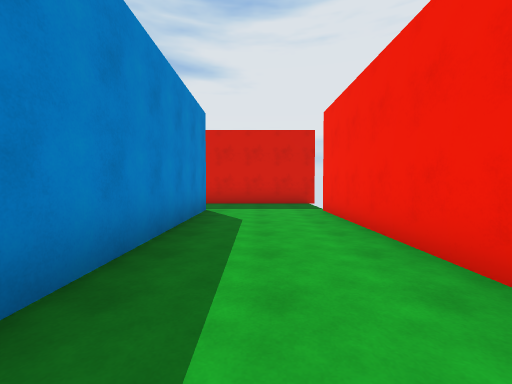
view 1 (above)

24 first-person views from a walk through a 3-D level made in the Unity game engine. The camera is 1.4 m above the floor, tilts 2° down and sees 90° across. The floor is counted in squares, 2 m on a side. Each view is taken from the middle of a square. On the plan, view 1 faces up. The plan holds only what a view shows up to about 9 squares ahead; the rest is blank. The place goes on beyond the plan. The player character is not drawn. Surface patterns are stand-ins for the level's own textures.

view 2
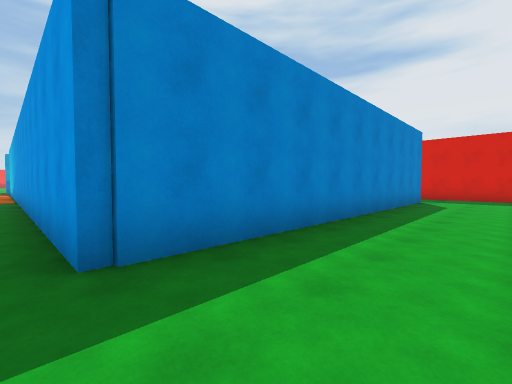

view 3
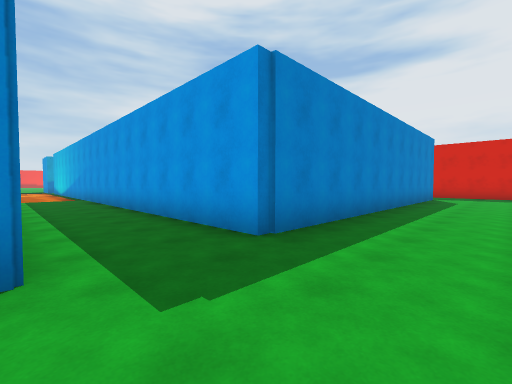

view 4
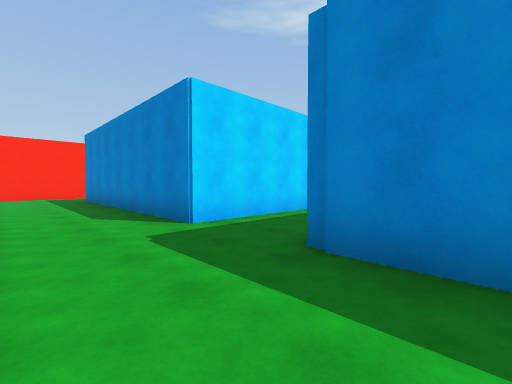

view 5
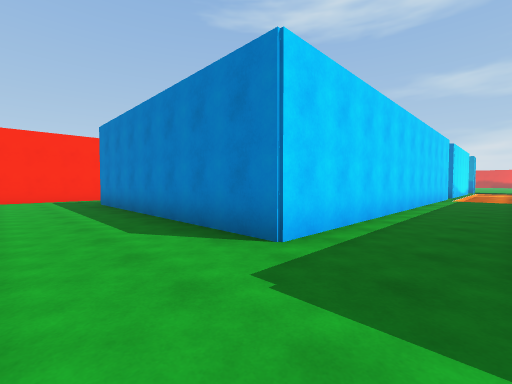

view 6
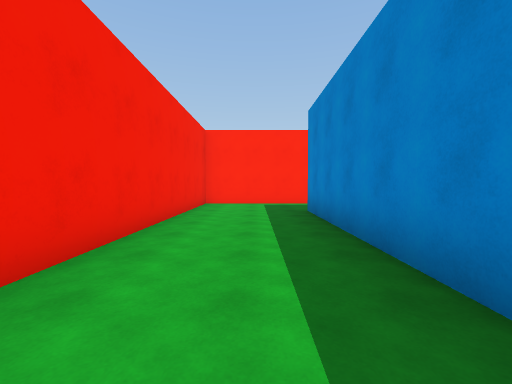

view 7
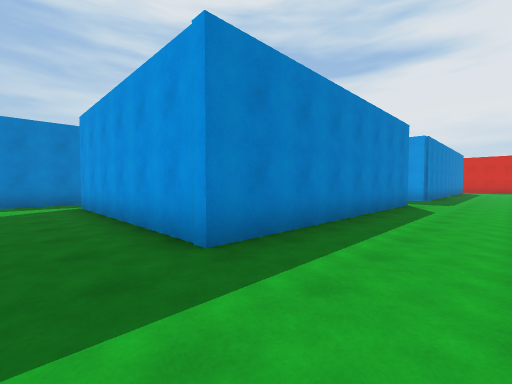

view 8
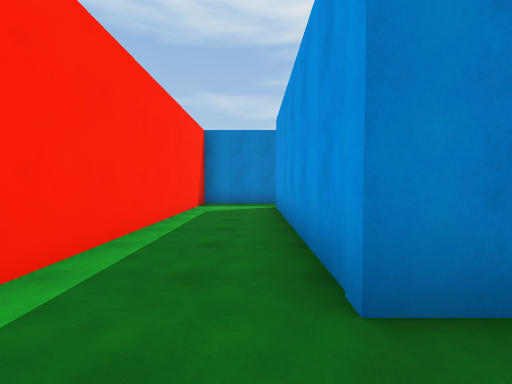

view 9
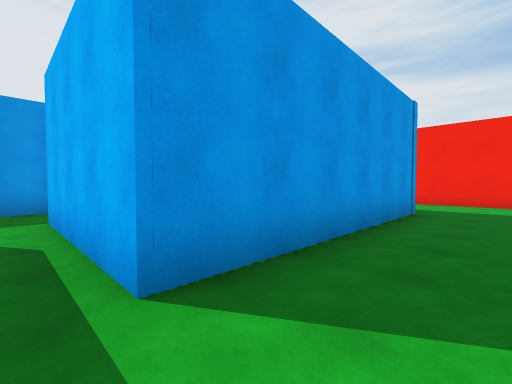

view 10
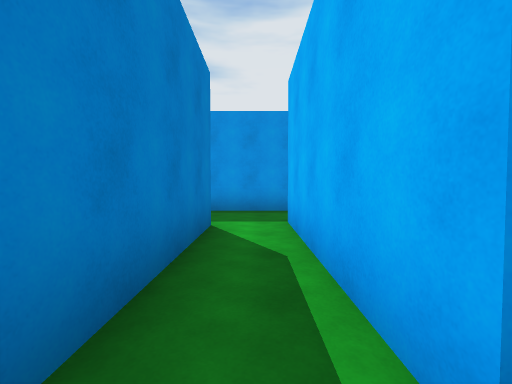

view 11
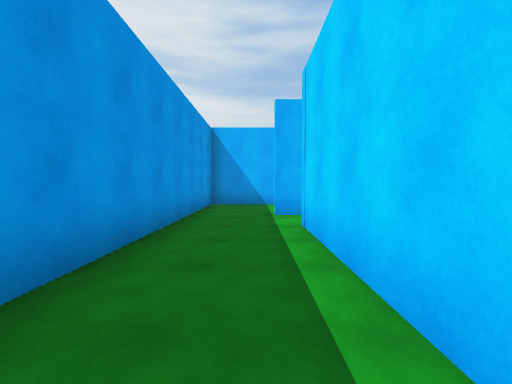

view 12
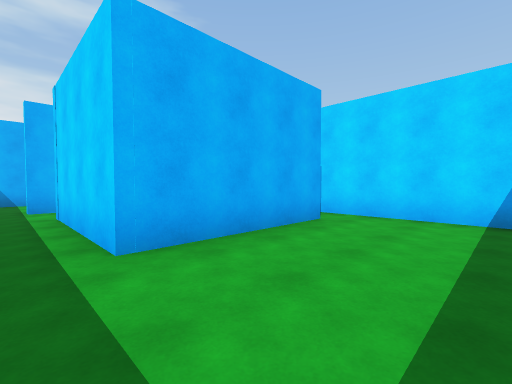

view 13
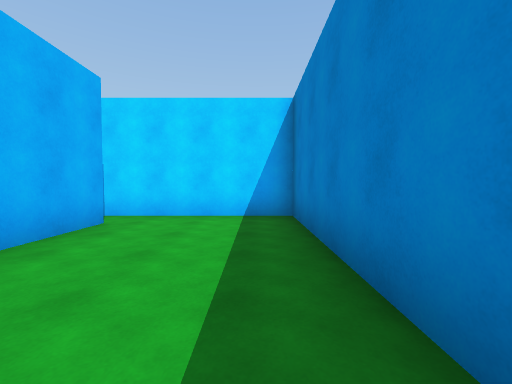

view 14
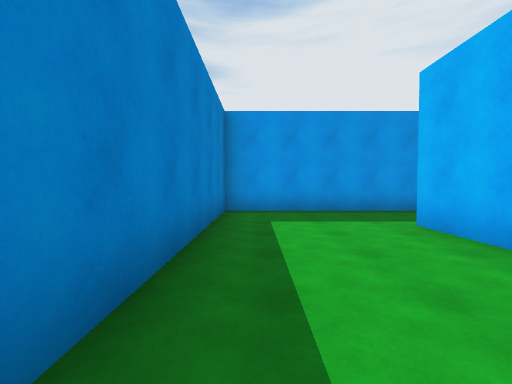

view 15
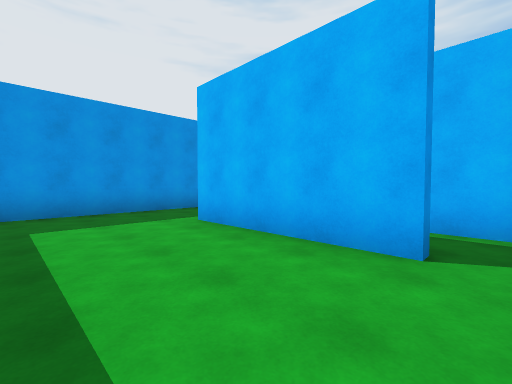

view 16
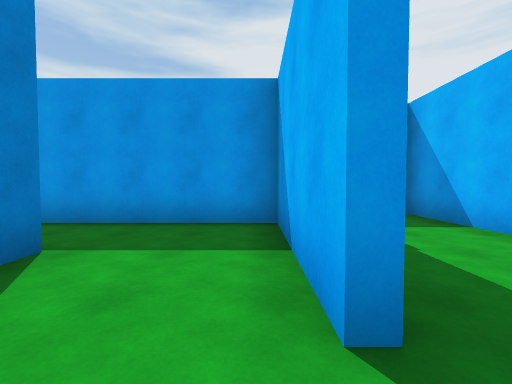

view 17
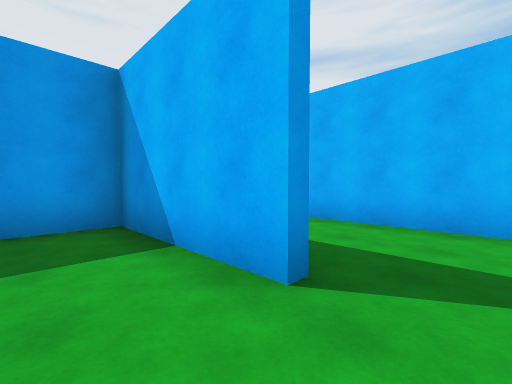

view 18
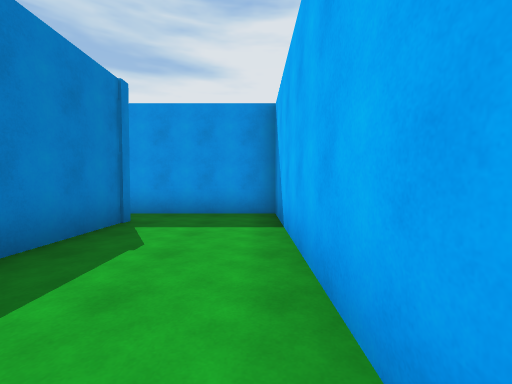

view 19
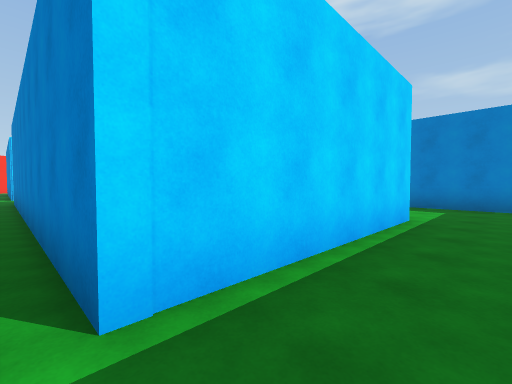

view 20
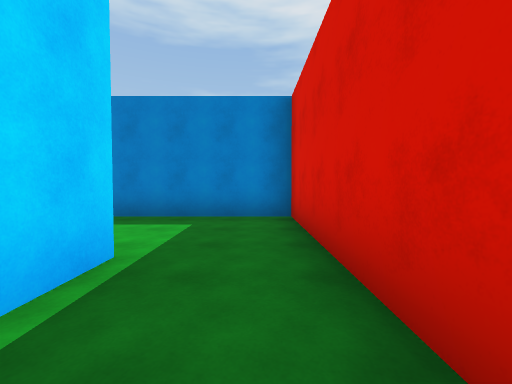

view 21
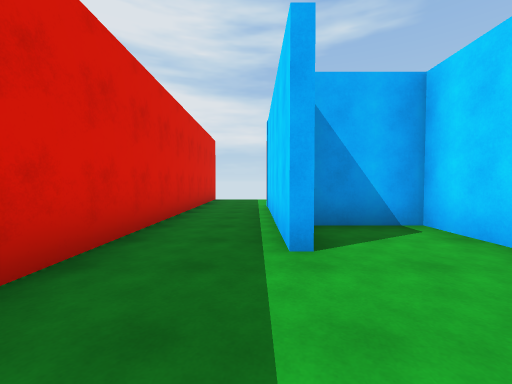

view 22
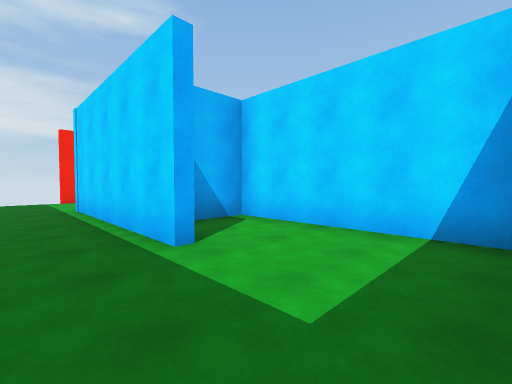

view 23
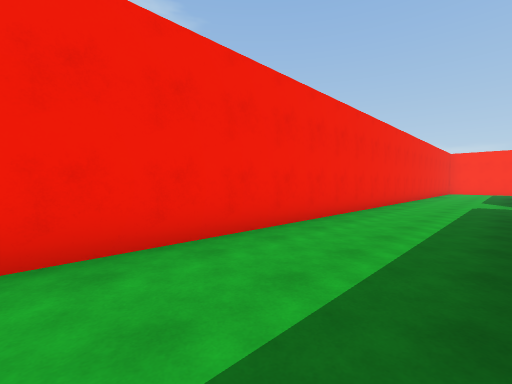

view 24
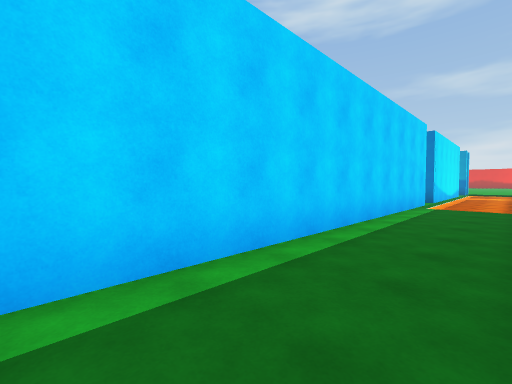

### Floor plan
Key: @ floor where view 1 was taken; # wall or solid block; . floor; ≈ lava the walk keeps out of.
Columns run from 16 left of view 1 to 2 right of it. Each row starts with its distance up from view 1.
  9       #############
  8       #...........
  7       #...........
  6       #...#####...#
  5       #.....# #...#
  4       ####### #...#
  3               #...#
  2               #...#
  1               #...#
  0               #.@.#
 -1               #...#
 -2               #...#
 -3      ##########...#
 -4  ≈≈≈≈.............#
 -5  ≈≈≈≈.............#
 -6   #.###########...#
 -7  ##         ..##..
 -8 #  ##########..#..
 -9 #...........#..#..#
-10 #...####.#..#..#..#
-11 #...#  #.#.....#..#
-12 #...#  #.#.....#..#
-13 #...#.##.#######..#
-14 #.....##..........#
-15 #####  #..........#
-16        ############

Where each view was taken, in squares from view 1:
view 1: 0 up, 0 right, facing up
view 2: 4 down, 1 right, facing up-left
view 3: 6 down, 1 right, facing up-left
view 4: 2 down, 1 right, facing down-left
view 5: 4 down, 1 right, facing down-left
view 6: 7 down, 0 right, facing down
view 7: 15 down, 1 right, facing up-left
view 8: 14 down, 0 right, facing left
view 9: 15 down, 8 left, facing up-right
view 10: 14 down, 8 left, facing up
view 11: 9 down, 13 left, facing right
view 12: 9 down, 15 left, facing down-right
view 13: 9 down, 15 left, facing down
view 14: 14 down, 15 left, facing up
view 15: 14 down, 15 left, facing up-right
view 16: 12 down, 5 left, facing up
view 17: 12 down, 6 left, facing up-right
view 18: 12 down, 2 left, facing up
view 19: 8 up, 1 left, facing down-left
view 20: 8 up, 4 left, facing left
view 21: 7 up, 9 left, facing right
view 22: 8 up, 9 left, facing down-right
view 23: 4 up, 1 left, facing down-right
view 24: 4 down, 3 left, facing down-left
